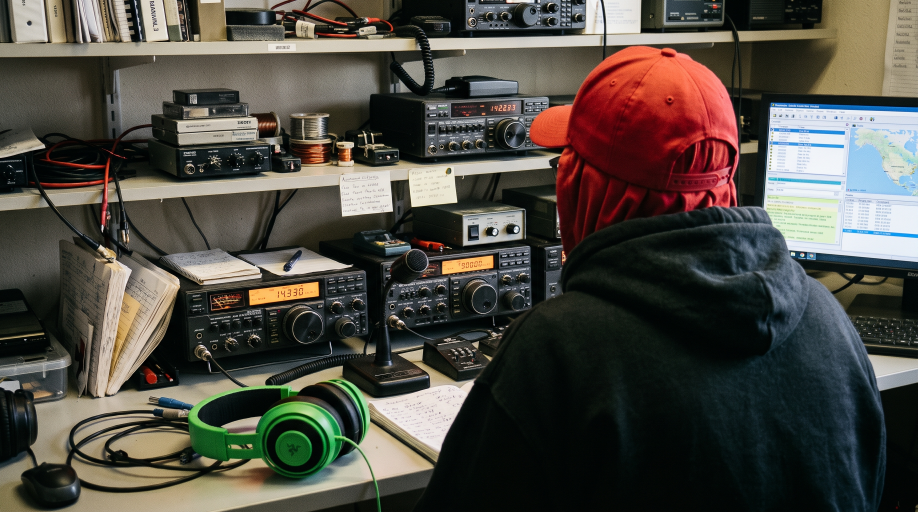
#> input picture recursos/imagenes/camara_azotea.jpg, 2752 x 1536 px (shown at 1/3 size)
$ python generar_camara_reto4.py
#> lines starting #> are read from the running program, lines starting #| are printed output that depends on the picture
### herramientas/sstv_pd120.py
"""
Codificador y decodificador SSTV en modo PD120 (el que usa la ISS).

Escrito a propósito de forma sencilla y comentada: no es una caja negra.

Resumen del modo PD120
----------------------
- Imagen de 640 x 496 píxeles en color.
- Se envían las líneas de dos en dos. Cada pareja de líneas es:
    sincronismo 1200 Hz (20 ms) + porche 1500 Hz (2,08 ms)
    + Y (brillo) de la línea 1        640 píxeles x 0,19 ms
    + R-Y (color rojo) medio de las 2  640 píxeles x 0,19 ms
    + B-Y (color azul) medio de las 2  640 píxeles x 0,19 ms
    + Y (brillo) de la línea 2        640 píxeles x 0,19 ms
- Cada valor (0-255) se convierte en una frecuencia: 1500 Hz = 0 (negro), 2300 Hz = 255 (blanco).
- Antes de la imagen va la cabecera VIS, que le dice al receptor qué modo es (PD120 = código 95).
"""
import wave
import numpy as np
from PIL import Image

ANCHO, ALTO = 640, 496
VIS_PD120 = 95
T_SYNC = 0.020        # pulso de sincronismo (s)
T_PORCHE = 0.00208    # porche (s)
T_PIXEL = 0.00019     # duración de cada píxel (s)
T_CANAL = ANCHO * T_PIXEL                     # 121,6 ms por canal
T_PAREJA = T_SYNC + T_PORCHE + 4 * T_CANAL    # 508,48 ms por pareja de líneas
F_SYNC, F_NEGRO, F_BLANCO = 1200.0, 1500.0, 2300.0


def valor_a_frecuencia(v):
    """0..255  ->  1500..2300 Hz"""
    return F_NEGRO + np.asarray(v, dtype=float) * (F_BLANCO - F_NEGRO) / 255.0


def frecuencia_a_valor(f):
    """1500..2300 Hz  ->  0..255"""
    return np.clip((np.asarray(f) - F_NEGRO) * 255.0 / (F_BLANCO - F_NEGRO), 0, 255)


def rgb_a_ycrcb(img):
    """Separa brillo (Y) y color (Cr = R-Y, Cb = B-Y), como hace el estándar de vídeo BT.601."""
    rgb = np.asarray(img.convert("RGB"), dtype=float)
    R, G, B = rgb[..., 0], rgb[..., 1], rgb[..., 2]
    Y = 16 + (65.738 * R + 129.057 * G + 25.064 * B) / 256
    Cr = 128 + (112.439 * R - 94.154 * G - 18.285 * B) / 256
    Cb = 128 + (-37.945 * R - 74.494 * G + 112.439 * B) / 256
    return Y, Cr, Cb


def ycrcb_a_rgb(Y, Cr, Cb):
    R = 1.164 * (Y - 16) + 1.596 * (Cr - 128)
    G = 1.164 * (Y - 16) - 0.813 * (Cr - 128) - 0.392 * (Cb - 128)
    B = 1.164 * (Y - 16) + 2.017 * (Cb - 128)
    return Image.fromarray(np.clip(np.dstack([R, G, B]), 0, 255).astype(np.uint8))


# ---------------------------------------------------------------- CODIFICAR
def _cabecera_vis(codigo):
    """Lista de (frecuencia, duración) de la cabecera VIS."""
    tramos = [(1900, 0.300), (1200, 0.010), (1900, 0.300), (1200, 0.030)]  # líder + bit de inicio
    bits = [(codigo >> i) & 1 for i in range(7)]                         # 7 bits, el menos significativo primero
    bits.append(sum(bits) % 2)                                           # bit de paridad par
    tramos += [(1100 if b else 1300, 0.030) for b in bits]               # 1 = 1100 Hz, 0 = 1300 Hz
    tramos.append((1200, 0.030))                                         # bit de parada
    return tramos


def codificar(img, ruta_wav, fs=11025):
    """Convierte una imagen 640x496 en un archivo WAV SSTV PD120."""
    if img.size != (ANCHO, ALTO):
        raise ValueError(f"La imagen debe medir {ANCHO}x{ALTO}")
    Y, Cr, Cb = rgb_a_ycrcb(img)

    # 1) Construimos la lista completa de tramos (frecuencia, duración)
    tramos = _cabecera_vis(VIS_PD120)
    for fila in range(0, ALTO, 2):
        tramos.append((F_SYNC, T_SYNC))
        tramos.append((F_NEGRO, T_PORCHE))
        canales = [Y[fila],
                   (Cr[fila] + Cr[fila + 1]) / 2,
                   (Cb[fila] + Cb[fila + 1]) / 2,
                   Y[fila + 1]]
        for canal in canales:
            tramos.extend(zip(valor_a_frecuencia(canal), [T_PIXEL] * ANCHO))

    # 2) Pasamos los tramos a una frecuencia por muestra (sin acumular error de tiempo)
    freqs = np.array([f for f, _ in tramos])
    fin = np.cumsum([d for _, d in tramos])
    n_total = int(round(fin[-1] * fs))
    t = (np.arange(n_total) + 0.5) / fs
    f_muestra = freqs[np.searchsorted(fin, t, side="right").clip(0, len(freqs) - 1)]

    # 3) Generamos el tono con fase continua (sin saltos = sin chasquidos)
    fase = 2 * np.pi * np.cumsum(f_muestra) / fs
    audio = (0.8 * np.sin(fase) * 32767).astype(np.int16)

    with wave.open(str(ruta_wav), "wb") as w:
        w.setnchannels(1)
        w.setsampwidth(2)
        w.setframerate(fs)
        w.writeframes(audio.tobytes())
    return n_total / fs


# -------------------------------------------------------------- DECODIFICAR
def _leer_wav(ruta):
    with wave.open(str(ruta)) as w:
        fs = w.getframerate()
        x = np.frombuffer(w.readframes(w.getnframes()), dtype=np.int16).astype(float)
        if w.getnchannels() == 2:
            x = x.reshape(-1, 2).mean(axis=1)
    return x, fs


def frecuencia_instantanea(x, fs):
    """Frecuencia en cada instante usando la señal analítica (transformada de Hilbert)."""
    n = len(x)
    X = np.fft.fft(x)
    h = np.zeros(n)
    h[0] = 1
    h[1:(n + 1) // 2] = 2
    if n % 2 == 0:
        h[n // 2] = 1
    analitica = np.fft.ifft(X * h)
    f = np.diff(np.unwrap(np.angle(analitica))) * fs / (2 * np.pi)
    return np.append(f, f[-1])


# [4 lines left out: function buscar_inicio, not called in this run]


def decodificar(ruta_wav, inicio=None):
    """Lee un WAV PD120 y devuelve la imagen recuperada.

    inicio: si se conoce (por ejemplo, el mismo audio con ruido añadido), el instante del primer
    sincronismo en segundos; así no hace falta buscar la cabecera, que el ruido puede tapar.
    """
    x, fs = _leer_wav(ruta_wav)
    f = frecuencia_instantanea(x, fs)
    inicio_sync = _buscar_inicio(f, fs) if inicio is None else inicio
    return _decodificar_desde(f, fs, inicio_sync)


def _buscar_inicio(f, fs):
    # Buscamos el final de la cabecera: el bit de parada (30 ms) va pegado al primer
    # sincronismo (20 ms), así que es el primer tramo de ~1200 Hz que dura 45 ms o más.
    es_1200 = np.abs(f - 1200) < 60
    paso = max(1, int(fs * 0.001))
    run, inicio_sync = 0, None
    for i in range(int(0.6 * fs), len(f), paso):
        run = run + paso if es_1200[i] else 0
        if run >= 0.045 * fs:
            j = i
            while j < len(f) and es_1200[j]:
                j += 1
            inicio_sync = j / fs - T_SYNC
            break
    if inicio_sync is None:
        raise RuntimeError("No encuentro la cabecera SSTV")
    return inicio_sync


def _decodificar_desde(f, fs, inicio_sync):
    c = np.concatenate([[0], np.cumsum(f)])  # suma acumulada: medias rápidas

    def media(t0, n):
        """Frecuencia media de n píxeles consecutivos a partir del instante t0."""
        bordes = np.round((t0 + np.arange(n + 1) * T_PIXEL) * fs).astype(int)
        bordes = np.clip(bordes, 0, len(f) - 1)
        return (c[bordes[1:]] - c[bordes[:-1]]) / np.maximum(bordes[1:] - bordes[:-1], 1)

    Y = np.zeros((ALTO, ANCHO)); Cr = np.zeros_like(Y); Cb = np.zeros_like(Y)
    t = inicio_sync
    for fila in range(0, ALTO, 2):
        # Reajustamos con el sincronismo real (±3 ms) para corregir pequeñas derivas
        candidatos = np.arange(t - 0.003, t + 0.003, 1 / fs)
        n_sync = int(round(T_SYNC * fs))
        ini = np.clip(np.round(candidatos * fs).astype(int), 0, len(f) - n_sync - 1)
        error = np.abs((c[ini + n_sync] - c[ini]) / n_sync - 1200)
        t = candidatos[np.argmin(error)]
        t0 = t + T_SYNC + T_PORCHE
        Y[fila] = frecuencia_a_valor(media(t0, ANCHO))
        Cr[fila] = Cr[fila + 1] = frecuencia_a_valor(media(t0 + T_CANAL, ANCHO))
        Cb[fila] = Cb[fila + 1] = frecuencia_a_valor(media(t0 + 2 * T_CANAL, ANCHO))
        Y[fila + 1] = frecuencia_a_valor(media(t0 + 3 * T_CANAL, ANCHO))
        t += T_PAREJA
    return ycrcb_a_rgb(Y, Cr, Cb)

### herramientas/generar_camara_reto4.py
"""
Genera el audio de la cámara de la azotea del reto 4 («¿Quién saboteó el GranaSAT-II?").

Uso:   python generar_camara_reto4.py
Vuelve a ejecutarlo si cambias recursos/imagenes/camara_azotea.jpg, y después `python construir_web.py reto4`.

1. Recorta la foto a la proporción de PD120 (640×496) sin deformarla. El recorte (RECORTE_X) está elegido a mano
   para que quepan la persona con la gorra roja y los auriculares verdes de la mesa: compruébalo en
   generado/reto4/camara_azotea_pd120.png si cambias la foto.
2. Codifica el audio PD120 a 11 025 Hz en generado/reto4/camara_azotea.wav.
3. Lo decodifica y compara con el recorte (error medio por canal < 5/255). Guarda la imagen decodificada en
   generado/reto4/comprobacion_camara_decodificada.png.
"""
import sys
from pathlib import Path

import numpy as np
from PIL import Image

sys.path.insert(0, str(Path(__file__).resolve().parent))
import sstv_pd120  # noqa: E402

RAIZ = Path(__file__).resolve().parent.parent
FOTO = RAIZ / "recursos" / "imagenes" / "camara_azotea.jpg"
SALIDA = RAIZ / "generado" / "reto4"
RECORTE_X = 500          # px de la foto original (2752×1536) donde empieza el recorte


def main():
    SALIDA.mkdir(parents=True, exist_ok=True)
    foto = Image.open(FOTO).convert("RGB")
#> foto is the input picture: PIL image 2752x1536 RGB; mean R, G, B 78.8, 75, 67.4
    ancho = round(foto.height * 640 / 496)
#> ancho = 1982
    x0 = max(0, min(RECORTE_X, foto.width - ancho))
#> x0 = 500
    recorte = foto.crop((x0, 0, x0 + ancho, foto.height)).resize((640, 496), Image.LANCZOS)
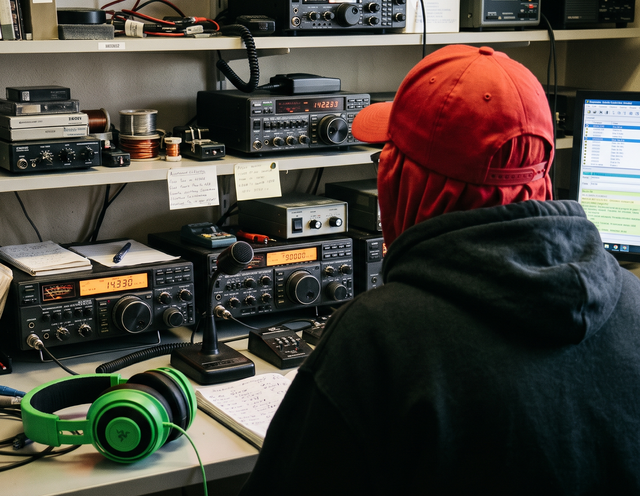
#> recorte: PIL image 640x496 RGB; mean R, G, B 71.9, 66.7, 59.5
    recorte.save(SALIDA / "camara_azotea_pd120.png")

    wav = SALIDA / "camara_azotea.wav"
    sstv_pd120.codificar(recorte, str(wav))
#> in rgb_a_ycrcb, `R, G, B = rgb[..., 0], rgb[..., 1], rgb[..., 2]`:
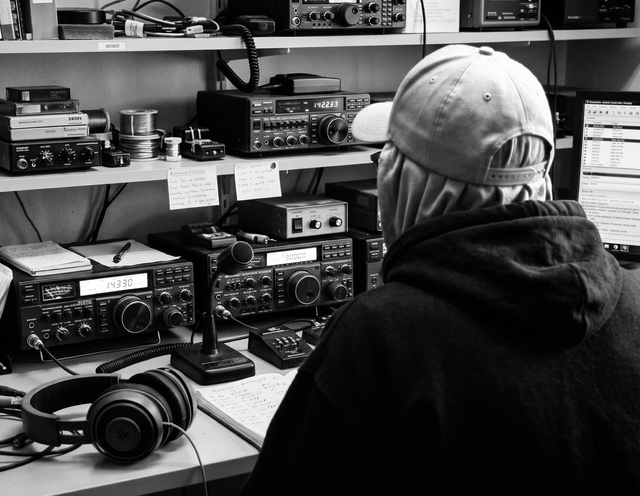
#> R: shape (496, 640) float64; min 0, max 255, mean 71.9
#> in rgb_a_ycrcb, `R, G, B = rgb[..., 0], rgb[..., 1], rgb[..., 2]`:
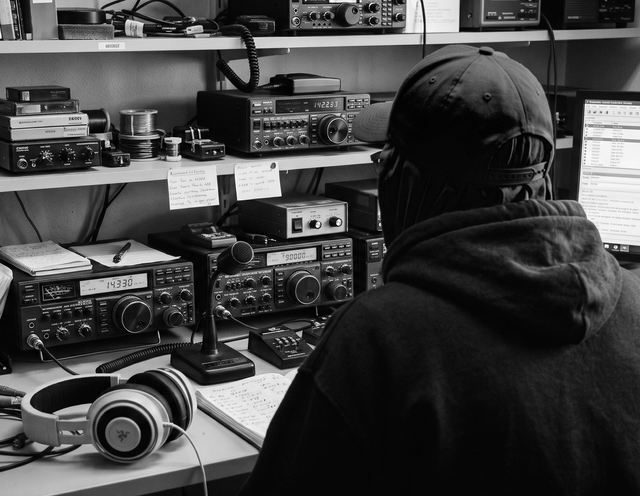
#> G: shape (496, 640) float64; min 0, max 255, mean 66.7
#> in rgb_a_ycrcb, `R, G, B = rgb[..., 0], rgb[..., 1], rgb[..., 2]`:
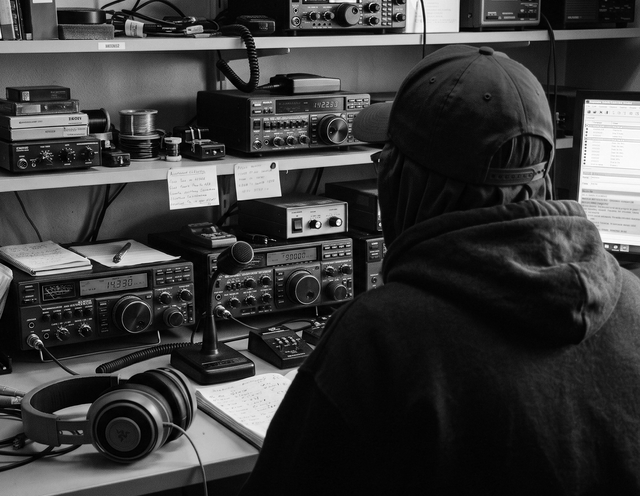
#> B: shape (496, 640) float64; min 0, max 255, mean 59.5
#> in rgb_a_ycrcb, `Y = 16 + (65.738 * R + 129.057 * G + 25.064 * B) / 256`:
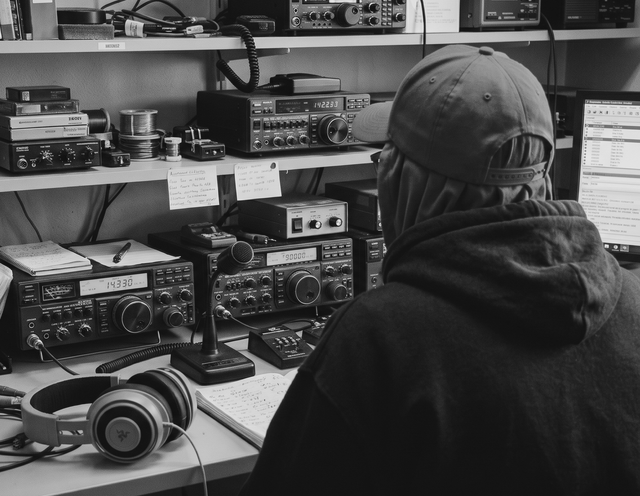
#> Y: shape (496, 640) float64; min 16, max 235, mean 73.9
#> in rgb_a_ycrcb, `Cr = 128 + (112.439 * R - 94.154 * G - 18.285 * B) / 256`:
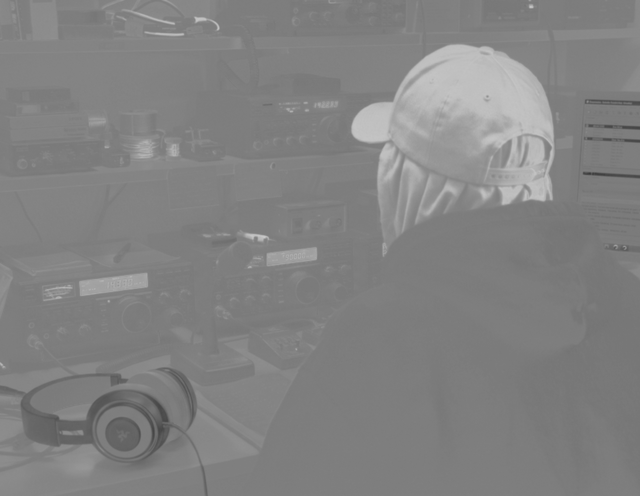
#> Cr: shape (496, 640) float64; min 57.61, max 200.1, mean 130.8
#> in rgb_a_ycrcb, `Cb = 128 + (-37.945 * R - 74.494 * G + 112.439 * B) / 256`:
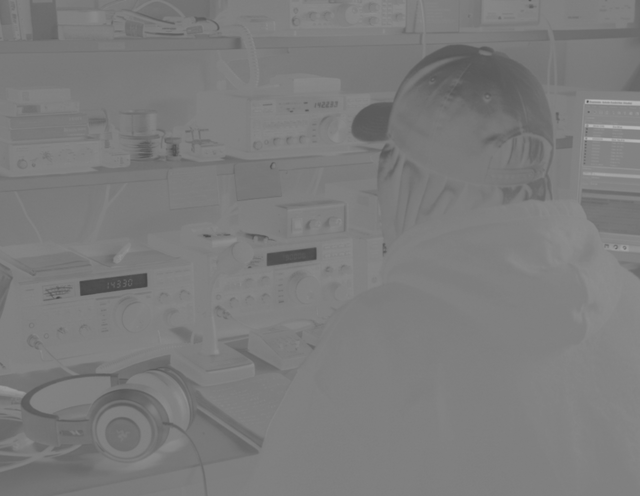
#> Cb: shape (496, 640) float64; min 70.49, max 183.8, mean 124.1
#> after the loop in codificar, `for fila in range(0, ALTO, 2):`: tramos = 635389 items
#> in codificar, `n_total = int(round(fin[-1] * fs))`: n_total = 1400319
    decodificada = sstv_pd120.decodificar(str(wav))
    if not isinstance(decodificada, Image.Image):
        decodificada = Image.fromarray(np.asarray(decodificada).astype("uint8"))
    decodificada = decodificada.convert("RGB")
    decodificada.save(SALIDA / "comprobacion_camara_decodificada.png")

    error = np.abs(np.asarray(decodificada, float) - np.asarray(recorte, float)).mean(axis=(0, 1))
#> error = [3.28, 2.85, 3.17]
#> (the run stopped early here; a loop or call above may not have finished)
